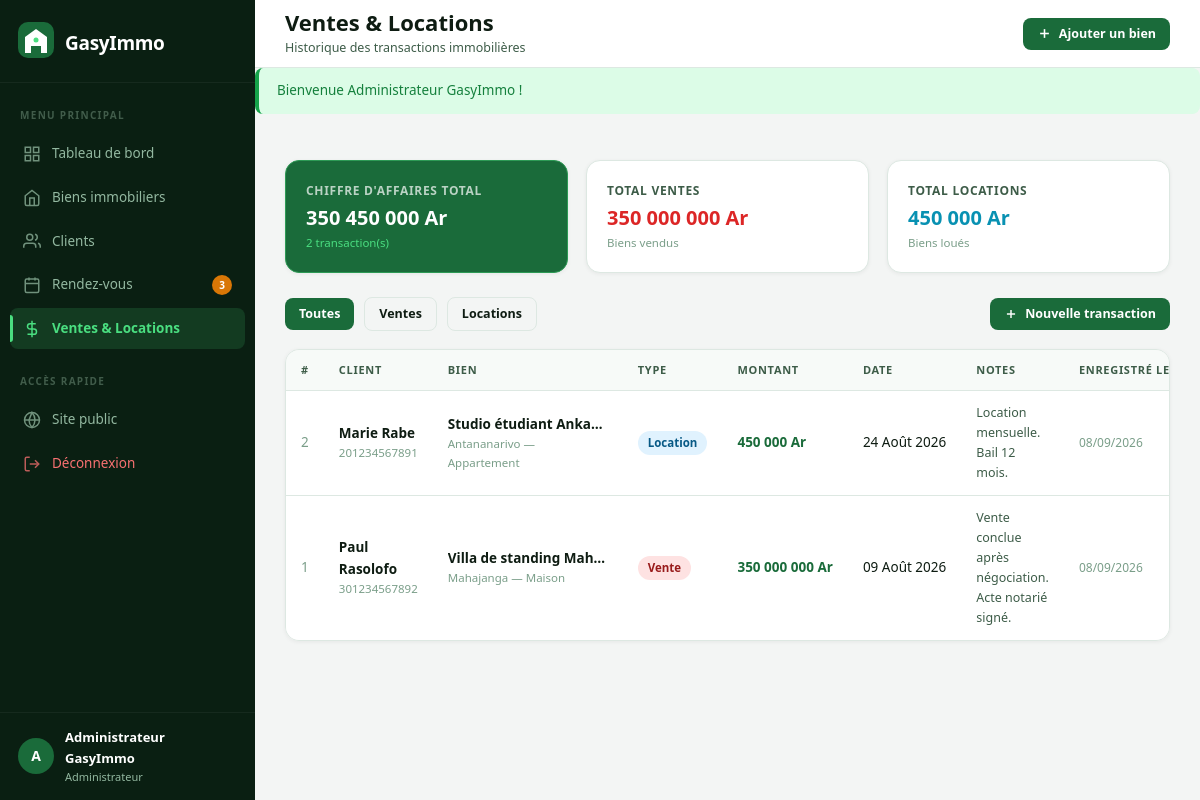
The app's page /admin/transactions.php (signed in) with its own data.
### tables this page shows
CREATE TABLE IF NOT EXISTS transactions (
    id               INT AUTO_INCREMENT PRIMARY KEY,
    client_id        INT  NOT NULL,
    bien_id          INT  NOT NULL,
    type_transaction ENUM('vente','location') NOT NULL,
    montant          DECIMAL(15,2) NOT NULL,
    date_transaction DATE NOT NULL,
    notes            TEXT,
    cree_le          DATETIME DEFAULT CURRENT_TIMESTAMP,
    FOREIGN KEY (client_id) REFERENCES clients(id) ON DELETE CASCADE,
    FOREIGN KEY (bien_id)   REFERENCES biens(id)   ON DELETE CASCADE
);

CREATE TABLE IF NOT EXISTS clients (
    id         INT AUTO_INCREMENT PRIMARY KEY,
    nom        VARCHAR(100) NOT NULL,
    prenom     VARCHAR(100) NOT NULL,
    cin        CHAR(12)     NOT NULL UNIQUE COMMENT 'CIN : exactement 12 chiffres',
    telephone  CHAR(10)     NOT NULL        COMMENT 'Téléphone : exactement 10 chiffres',
    email      VARCHAR(150),
    adresse    TEXT,
    cree_le    DATETIME DEFAULT CURRENT_TIMESTAMP
);

CREATE TABLE IF NOT EXISTS biens (
    id          INT AUTO_INCREMENT PRIMARY KEY,
    titre       VARCHAR(200) NOT NULL,
    type        ENUM('maison','terrain','appartement') NOT NULL,
    ville       VARCHAR(100) NOT NULL,
    adresse     TEXT,
    superficie  DECIMAL(10,2),
    nb_pieces   INT DEFAULT 0,
    etage       INT DEFAULT NULL,
    prix        DECIMAL(15,2) NOT NULL,
    statut      ENUM('disponible','reserve','vendu','loue') DEFAULT 'disponible',
    description TEXT,
    photo       VARCHAR(255)  DEFAULT NULL,
    date_ajout  DATETIME DEFAULT CURRENT_TIMESTAMP
);

### admin/transactions.php (the view, shortened to what this page needs)
<?php
require_once __DIR__ . '/../config/fonctions.php';
require_once __DIR__ . '/../includes/entete_admin.php';
$bdd = obtenirBDD();
$filtreType = $_GET['type'] ?? '';
$where  = [];
$params = [];
$sql = "
    SELECT t.*,
           CONCAT(c.prenom,' ',c.nom) AS client_nom,
           c.cin   AS client_cin,
           b.titre AS bien_titre,
           b.ville AS bien_ville,
           b.type  AS bien_type
    FROM transactions t
    JOIN clients c ON t.client_id = c.id
    JOIN biens   b ON t.bien_id   = b.id
    " . ($where ? 'WHERE ' . implode(' AND ', $where) : '') . "
    ORDER BY t.date_transaction DESC
";
$stmt  = $bdd->prepare($sql);
$stmt->execute($params);
$trans = $stmt->fetchAll();
$caVente    = (float)$bdd->query("SELECT COALESCE(SUM(montant),0) FROM transactions WHERE type_transaction='vente'")->fetchColumn();
$caLocation = (float)$bdd->query("SELECT COALESCE(SUM(montant),0) FROM transactions WHERE type_transaction='location'")->fetchColumn();
$caTotal    = $caVente + $caLocation;
?>
<div class="grille-stats" style="grid-template-columns:repeat(3,1fr);margin-bottom:24px;">
    <div class="carte-stat vedette">
        <div class="stat-etiquette">Chiffre d'affaires total</div>
        <div class="stat-valeur" style="font-size:20px;"><?= formatPrix($caTotal) ?></div>
        <div class="stat-note"><?= count($trans) ?> transaction(s)</div>
    </div>
    <div class="carte-stat">
        <div class="stat-etiquette">Total Ventes</div>
        <div class="stat-valeur" style="color:#dc2626;font-size:20px;"><?= formatPrix($caVente) ?></div>
        <div class="stat-note">Biens vendus</div>
    </div>
    <div class="carte-stat">
        <div class="stat-etiquette">Total Locations</div>
        <div class="stat-valeur" style="color:#0891b2;font-size:20px;"><?= formatPrix($caLocation) ?></div>
        <div class="stat-note">Biens loués</div>
    </div>
</div>
<div class="barre-outils">
    <div class="barre-outils-gauche">
        <a href="/gasyimmo/admin/transactions.php"
           class="btn <?= !$filtreType ? 'btn-primaire' : 'btn-secondaire' ?> btn-sm">Toutes</a>
        <a href="?type=vente"
           class="btn <?= $filtreType==='vente' ? 'btn-primaire' : 'btn-secondaire' ?> btn-sm">Ventes</a>
        <a href="?type=location"
           class="btn <?= $filtreType==='location' ? 'btn-primaire' : 'btn-secondaire' ?> btn-sm">Locations</a>
    </div>
    <div class="barre-outils-droite">
        <a href="/gasyimmo/admin/transaction_ajouter.php" class="btn btn-primaire btn-sm">
            <svg viewBox="0 0 24 24" fill="none" stroke="currentColor" stroke-width="2.5" width="14" height="14">
                <line x1="12" y1="5" x2="12" y2="19"/><line x1="5" y1="12" x2="19" y2="12"/>
            </svg>
            Nouvelle transaction
        </a>
    </div>
</div>
<div class="enveloppe-table">
    <table>
        <thead>
            <tr>
                <th>#</th>
                <th>Client</th>
                <th>Bien</th>
                <th>Type</th>
                <th>Montant</th>
                <th>Date</th>
                <th>Notes</th>
                <th>Enregistré le</th>
            </tr>
        </thead>
        <tbody>
            <?php if (empty($trans)): ?>
            <tr><td colspan="8">
                <div class="etat-vide">
                    <svg viewBox="0 0 24 24" fill="none" stroke="currentColor" stroke-width="1.5" width="50" height="50">
                        <line x1="12" y1="1" x2="12" y2="23"/>
                        <path d="M17 5H9.5a3.5 3.5 0 0 0 0 7h5a3.5 3.5 0 0 1 0 7H6"/>
                    </svg>
                    <h3>Aucune transaction enregistrée</h3>
                    <p>Ajoutez une vente ou une location.</p>
                </div>
            </td></tr>
            <?php else: ?>
            <?php foreach ($trans as $t): ?>
            <tr>
                <td style="color:#7a9e89;"><?= $t['id'] ?></td>
                <td>
                    <div style="font-weight:600;"><?= esc($t['client_nom']) ?></div>
                    <div style="font-size:11.5px;color:#7a9e89;"><?= esc($t['client_cin']) ?></div>
                </td>
                <td>
                    <div style="font-weight:600;max-width:160px;overflow:hidden;text-overflow:ellipsis;white-space:nowrap;">
                        <?= esc($t['bien_titre']) ?>
                    </div>
                    <div style="font-size:11.5px;color:#7a9e89;"><?= esc($t['bien_ville']) ?> — <?= labelType($t['bien_type']) ?></div>
                </td>
                <td>
                    <?php if ($t['type_transaction'] === 'vente'): ?>
                        <span class="badge badge-rouge">Vente</span>
                    <?php else: ?>
                        <span class="badge badge-bleu">Location</span>
                    <?php endif; ?>
                </td>
                <td style="font-weight:700;color:#1a6b3a;white-space:nowrap;">
                    <?= formatPrix($t['montant']) ?>
                </td>
                <td style="white-space:nowrap;">
                    <?= formatDate($t['date_transaction']) ?>
                </td>
                <td style="max-width:160px;font-size:12.5px;color:#3d5c48;">
                    <?= $t['notes'] ? esc(substr($t['notes'], 0, 80)) . (strlen($t['notes']) > 80 ? '…' : '') : '—' ?>
                </td>
                <td style="color:#7a9e89;font-size:12px;">
                    <?= date('d/m/Y', strtotime($t['cree_le'])) ?>
                </td>
            </tr>
            <?php endforeach; ?>
            <?php endif; ?>
        </tbody>
    </table>
</div>
<?php require_once __DIR__ . '/../includes/pied_admin.php'; ?>

### assets/css/admin.css (style rules this page uses)
:root { --vert-900 : #0a2116; --vert-800 : #0f2d1a; --vert-700 : #1a4a2a; --vert-600 : #1a6b3a; --vert-500 : #2d9a55; --vert-400 : #3db568; --vert-300 : #4ade80; --vert-100 : #dcfce7; --vert-050 : #f0fdf4; --sidebar-bg : #0a1f12; --sidebar-largeur : 255px; --sidebar-texte : #93b8a0; --sidebar-hover : rgba(74,222,128,0.08); --sidebar-actif : rgba(74,222,128,0.14); --fond-app : #f3f5f4; --fond-carte: #ffffff; --texte-1 : #0e1c12; --texte-2 : #3d5c48; --texte-muet : #7a9e89; --bordure : #dde8e2; --rayon-sm : 8px; --rayon-md : 14px; --rayon-lg : 20px; --ombre-sm : 0 1px 4px rgba(0,0,0,.06); --ombre-md : 0 4px 16px rgba(0,0,0,.08); --ombre-lg : 0 8px 32px rgba(0,0,0,.12); --topbar-h : 68px; --couleur-succes : #16a34a; --couleur-avert : #d97706; --couleur-danger : #dc2626; --couleur-info : #0891b2; font-family: 'Segoe UI', 'Helvetica Neue', Arial, sans-serif; }
*, *::before, *::after { box-sizing: border-box; margin: 0; padding: 0; }
html, body { height: 100%; background: var(--fond-app); color: var(--texte-1); font-size: 14px; line-height: 1.6; }
a { text-decoration: none; color: inherit; }
.btn { display: inline-flex; align-items: center; gap: 7px; padding: 9px 20px; border-radius: var(--rayon-sm); font-weight: 600; font-size: 13.5px; cursor: pointer; border: none; transition: all .18s; white-space: nowrap; text-decoration: none; }
.btn-primaire { background: var(--vert-600); color: #fff; }
.btn-secondaire { background: transparent; color: var(--texte-1); border: 1.5px solid var(--bordure); }
.btn-sm { padding: 6px 14px; font-size: 12.5px; }
.grille-stats { display: grid; grid-template-columns: repeat(4, 1fr); gap: 18px; margin-bottom: 24px; }
.carte-stat { background: var(--fond-carte); border-radius: var(--rayon-md); border: 1px solid var(--bordure); padding: 20px; box-shadow: var(--ombre-sm); transition: transform .2s, box-shadow .2s; position: relative; overflow: hidden; }
.carte-stat.vedette { background: var(--vert-600); border-color: var(--vert-500); color: #fff; }
.stat-etiquette { font-size: 12px; font-weight: 700; text-transform: uppercase; letter-spacing: .7px; color: var(--texte-2); margin-bottom: 8px; }
.carte-stat.vedette .stat-etiquette { color: rgba(255,255,255,.7); }
.stat-valeur { font-size: 30px; font-weight: 800; color: var(--texte-1); line-height: 1; margin-bottom: 6px; }
.carte-stat.vedette .stat-valeur { color: #fff; }
.stat-note { font-size: 11.5px; color: var(--texte-muet); }
.carte-stat.vedette .stat-note { color: var(--vert-300); }
.badge { display: inline-flex; align-items: center; padding: 3px 10px; border-radius: 20px; font-size: 11.5px; font-weight: 600; white-space: nowrap; }
.badge-rouge { background: #fee2e2; color: #991b1b; }
.badge-bleu { background: #e0f2fe; color: #075985; }
.enveloppe-table { overflow-x: auto; border-radius: var(--rayon-md); border: 1px solid var(--bordure); box-shadow: var(--ombre-sm); }
table { width: 100%; border-collapse: collapse; background: var(--fond-carte); }
thead tr { background: #f7faf8; border-bottom: 1.5px solid var(--bordure); }
th { padding: 11px 15px; text-align: left; font-size: 11px; font-weight: 700; text-transform: uppercase; letter-spacing: .7px; color: var(--texte-2); white-space: nowrap; }
td { padding: 12px 15px; border-bottom: 1px solid var(--bordure); vertical-align: middle; color: var(--texte-1); font-size: 13.5px; }
tr:last-child td { border-bottom: none; }
.barre-outils { display: flex; align-items: center; justify-content: space-between; gap: 12px; margin-bottom: 18px; flex-wrap: wrap; }
.barre-outils-gauche { display: flex; align-items: center; gap: 10px; flex: 1; flex-wrap: wrap; }
.barre-outils-droite { display: flex; align-items: center; gap: 10px; }

### records on screen
transactions: id "2", client_nom "Marie Rabe", client.cin "201234567891", bien.titre "Studio étudiant Anka…", bien.ville "Antananarivo", bien.type "Appartement", type_transaction "Location", montant "450 000 Ar", date_transaction "24 Août 2026", notes "Location mensuelle. Bail 12 mois.", cree_le "08/09/2026"
transactions: id "1", client_nom "Paul Rasolofo", client.cin "301234567892", bien.titre "Villa de standing Mah…", bien.ville "Mahajanga", bien.type "Maison", type_transaction "Vente", montant "350 000 000 Ar", date_transaction "09 Août 2026", notes "Vente conclue après négociation. Acte notarié signé.", cree_le "08/09/2026"

### other values on screen
$nbAttente "3"
mb_substr($_SESSION['admin_nom'] ?? 'A', 0, 1) "A"
$_SESSION['admin_nom'] "Administrateur GasyImmo"
$titrePage "Ventes & Locations"
$sousTitrePage "Historique des transactions immobilières"
$f['message'] "Bienvenue Administrateur GasyImmo !"
formatPrix($caTotal) "350 450 000 Ar"
count($trans) "2"
formatPrix($caVente) "350 000 000 Ar"
formatPrix($caLocation) "450 000 Ar"
